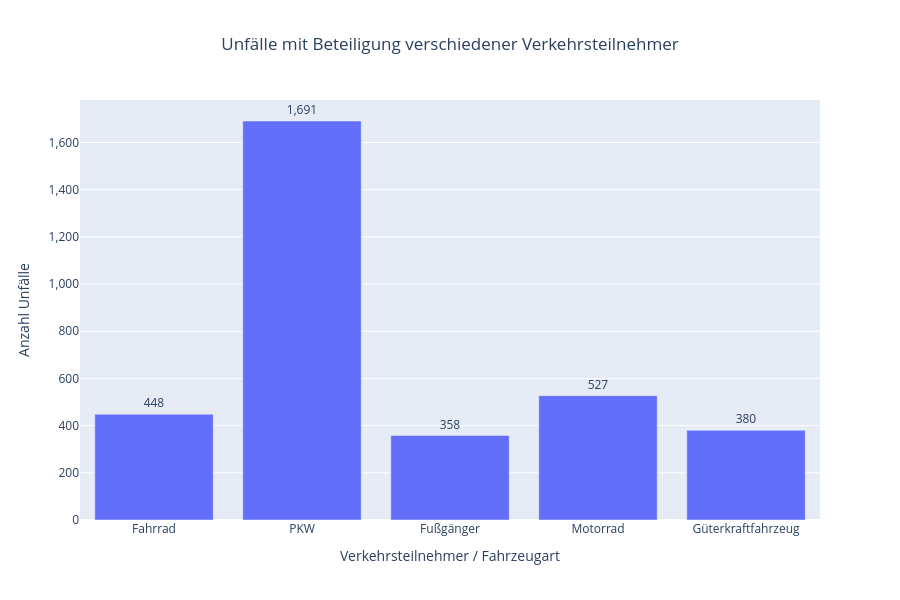

The code cell stored with this chart in its notebook:
### Markdown cell above
## 3.4 Q4 Wie häufig waren Fahrräder, Pkw, Fußgänger, Motorräder und Güterkraftfahrzeuge an Verkehrsunfällen beteiligt?  <a class="anchor" id="34"></a>

[Table of Contents](#0.1)

### Code cell
# count plot 
import pandas as pd
import plotly.express as px

# ---------------------------------------------------
# Variables and German labels
# ---------------------------------------------------

vars_unfaelle = {
    "IstRad": "Fahrrad",
    "IstPKW": "PKW",
    "IstFuss": "Fußgänger",
    "IstKrad": "Motorrad",
    "IstGkfz": "Güterkraftfahrzeug"
}


# ---------------------------------------------------
# Count accidents involving each category
# ---------------------------------------------------

df_counts = pd.DataFrame({
    "Kategorie": [
        "Fahrrad",
        "PKW",
        "Fußgänger",
        "Motorrad",
        "Güterkraftfahrzeug"
    ],
    "Anzahl Unfälle": [
        df["IstRad"].sum(),
        df["IstPKW"].sum(),
        df["IstFuss"].sum(),
        df["IstKrad"].sum(),
        df["IstGkfz"].sum()
    ]
})


# ---------------------------------------------------
# Create count plot
# ---------------------------------------------------

fig = px.bar(
    df_counts,
    x="Kategorie",
    y="Anzahl Unfälle",
    text="Anzahl Unfälle",
    title="Unfälle mit Beteiligung verschiedener Verkehrsteilnehmer",
    labels={
        "Kategorie": "Verkehrsteilnehmer / Fahrzeugart",
        "Anzahl Unfälle": "Anzahl Unfälle"
    },
    width=900,
    height=600
)


# ---------------------------------------------------
# Display values above bars
# ---------------------------------------------------

fig.update_traces(
    texttemplate="%{text:,}",
    textposition="outside"
)


# ---------------------------------------------------
# Layout
# ---------------------------------------------------

fig.update_layout(
    title_x=0.5,
    yaxis=dict(
        tickformat=","
    )
)

fig.show()

### Figure 1 — Plotly figure (JSON) as saved in the notebook; plotly's stock layout.template omitted (floating-point values rounded to 4 significant figures)
{"data": [{"hovertemplate": "Verkehrsteilnehmer / Fahrzeugart=%{x}<br>Anzahl Unfälle=%{text}<extra></extra>", "legendgroup": "", "marker": {"color": "#636efa", "pattern": {"shape": ""}}, "name": "", "orientation": "v", "showlegend": false, "text": [448.0, 1691.0, 358.0, 527.0, 380.0], "textposition": "outside", "texttemplate": "%{text:,}", "type": "bar", "x": ["Fahrrad", "PKW", "Fußgänger", "Motorrad", "Güterkraftfahrzeug"], "xaxis": "x", "y": [448, 1691, 358, 527, 380], "yaxis": "y"}], "layout": {"barmode": "relative", "height": 600, "legend": {"tracegroupgap": 0}, "title": {"text": "Unfälle mit Beteiligung verschiedener Verkehrsteilnehmer", "x": 0.5}, "width": 900, "xaxis": {"anchor": "y", "domain": [0, 1], "title": {"text": "Verkehrsteilnehmer / Fahrzeugart"}}, "yaxis": {"anchor": "x", "domain": [0, 1], "tickformat": ",", "title": {"text": "Anzahl Unfälle"}}}}
